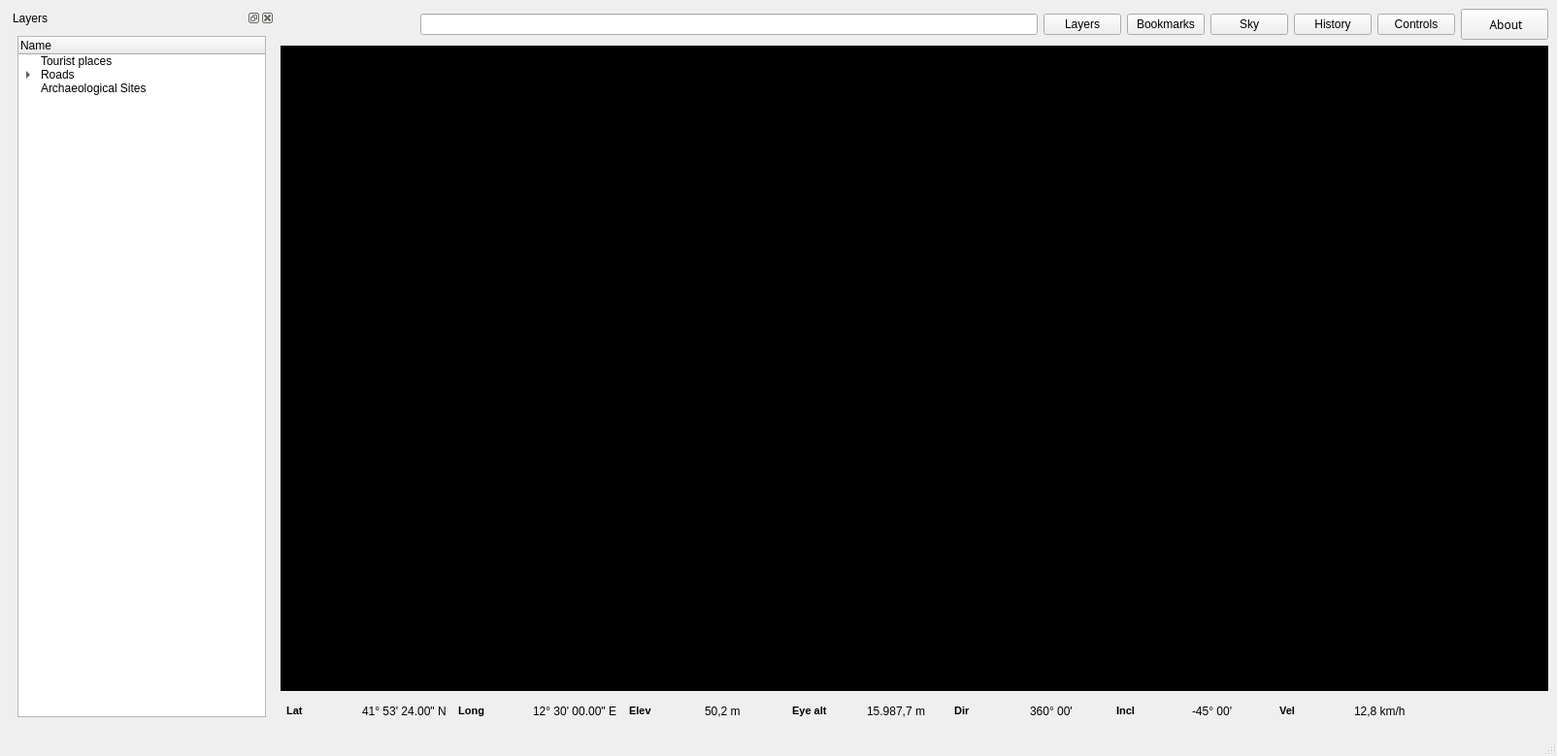
<ui version="4.0" >
 <class>MainWindow</class>
 <widget class="QMainWindow" name="MainWindow" >
  <property name="geometry" >
   <rect>
    <x>0</x>
    <y>0</y>
    <width>1604</width>
    <height>779</height>
   </rect>
  </property>
  <property name="minimumSize" >
   <size>
    <width>1024</width>
    <height>768</height>
   </size>
  </property>
  <property name="maximumSize" >
   <size>
    <width>16777215</width>
    <height>16777215</height>
   </size>
  </property>
  <property name="focusPolicy" >
   <enum>Qt::NoFocus</enum>
  </property>
  <property name="windowTitle" >
   <string>MainWindow</string>
  </property>
  <property name="windowIcon" >
   <iconset>graphics/4mori.png</iconset>
  </property>
  <property name="dockOptions" >
   <set>QMainWindow::AllowTabbedDocks|QMainWindow::AnimatedDocks</set>
  </property>
  <widget class="QWidget" name="centralwidget" >
   <layout class="QHBoxLayout" >
    <item>
     <widget class="QDockWidget" name="layersdockWidget" >
      <property name="sizePolicy" >
       <sizepolicy vsizetype="Preferred" hsizetype="Fixed" >
        <horstretch>0</horstretch>
        <verstretch>0</verstretch>
       </sizepolicy>
      </property>
      <property name="minimumSize" >
       <size>
        <width>220</width>
        <height>360</height>
       </size>
      </property>
      <property name="maximumSize" >
       <size>
        <width>16777215</width>
        <height>16777215</height>
       </size>
      </property>
      <property name="allowedAreas" >
       <set>Qt::AllDockWidgetAreas</set>
      </property>
      <property name="windowTitle" >
       <string>Layers</string>
      </property>
      <widget class="QWidget" name="layersDockWidgetContents" >
       <layout class="QVBoxLayout" >
        <item>
         <widget class="QTreeWidget" name="layersTreeWidget" >
          <property name="sizePolicy" >
           <sizepolicy vsizetype="Preferred" hsizetype="Preferred" >
            <horstretch>0</horstretch>
            <verstretch>0</verstretch>
           </sizepolicy>
          </property>
          <property name="verticalScrollBarPolicy" >
           <enum>Qt::ScrollBarAlwaysOff</enum>
          </property>
          <property name="horizontalScrollBarPolicy" >
           <enum>Qt::ScrollBarAlwaysOff</enum>
          </property>
          <column>
           <property name="text" >
            <string>Name</string>
           </property>
          </column>
          <item>
           <property name="text" >
            <string>Tourist places</string>
           </property>
          </item>
          <item>
           <property name="text" >
            <string>Roads</string>
           </property>
           <item>
            <property name="text" >
             <string>Highways</string>
            </property>
           </item>
          </item>
          <item>
           <property name="text" >
            <string>Archaeological Sites</string>
           </property>
          </item>
         </widget>
        </item>
       </layout>
      </widget>
     </widget>
    </item>
    <item>
     <layout class="QVBoxLayout" >
      <item>
       <layout class="QHBoxLayout" >
        <item>
         <widget class="QPushButton" name="screenshotButton" >
          <property name="sizePolicy" >
           <sizepolicy vsizetype="Fixed" hsizetype="Fixed" >
            <horstretch>0</horstretch>
            <verstretch>0</verstretch>
           </sizepolicy>
          </property>
          <property name="minimumSize" >
           <size>
            <width>30</width>
            <height>30</height>
           </size>
          </property>
          <property name="maximumSize" >
           <size>
            <width>30</width>
            <height>30</height>
           </size>
          </property>
          <property name="focusPolicy" >
           <enum>Qt::NoFocus</enum>
          </property>
          <property name="toolTip" >
           <string>Take Screenshot</string>
          </property>
          <property name="text" >
           <string/>
          </property>
          <property name="icon" >
           <iconset resource="graphics/resources.qrc" >:/buttons/camera.png</iconset>
          </property>
          <property name="iconSize" >
           <size>
            <width>30</width>
            <height>30</height>
           </size>
          </property>
          <property name="shortcut" >
           <string>Shift+Left</string>
          </property>
          <property name="flat" >
           <bool>true</bool>
          </property>
         </widget>
        </item>
        <item>
         <widget class="QPushButton" name="printButton" >
          <property name="sizePolicy" >
           <sizepolicy vsizetype="Fixed" hsizetype="Fixed" >
            <horstretch>0</horstretch>
            <verstretch>0</verstretch>
           </sizepolicy>
          </property>
          <property name="minimumSize" >
           <size>
            <width>30</width>
            <height>30</height>
           </size>
          </property>
          <property name="maximumSize" >
           <size>
            <width>30</width>
            <height>30</height>
           </size>
          </property>
          <property name="focusPolicy" >
           <enum>Qt::NoFocus</enum>
          </property>
          <property name="toolTip" >
           <string>Print Current Screen</string>
          </property>
          <property name="text" >
           <string/>
          </property>
          <property name="icon" >
           <iconset resource="graphics/resources.qrc" >:/buttons/printer1.png</iconset>
          </property>
          <property name="iconSize" >
           <size>
            <width>30</width>
            <height>30</height>
           </size>
          </property>
          <property name="shortcut" >
           <string>Shift+Left</string>
          </property>
          <property name="flat" >
           <bool>true</bool>
          </property>
         </widget>
        </item>
        <item>
         <widget class="QPushButton" name="prevButton" >
          <property name="sizePolicy" >
           <sizepolicy vsizetype="Fixed" hsizetype="Fixed" >
            <horstretch>0</horstretch>
            <verstretch>0</verstretch>
           </sizepolicy>
          </property>
          <property name="minimumSize" >
           <size>
            <width>30</width>
            <height>30</height>
           </size>
          </property>
          <property name="maximumSize" >
           <size>
            <width>30</width>
            <height>30</height>
           </size>
          </property>
          <property name="focusPolicy" >
           <enum>Qt::NoFocus</enum>
          </property>
          <property name="toolTip" >
           <string>Undo Place</string>
          </property>
          <property name="layoutDirection" >
           <enum>Qt::LeftToRight</enum>
          </property>
          <property name="text" >
           <string/>
          </property>
          <property name="icon" >
           <iconset resource="graphics/resources.qrc" >:/buttons/forward.png</iconset>
          </property>
          <property name="iconSize" >
           <size>
            <width>30</width>
            <height>30</height>
           </size>
          </property>
          <property name="shortcut" >
           <string>Shift+Right</string>
          </property>
          <property name="flat" >
           <bool>true</bool>
          </property>
         </widget>
        </item>
        <item>
         <widget class="QPushButton" name="homeButton" >
          <property name="sizePolicy" >
           <sizepolicy vsizetype="Fixed" hsizetype="Fixed" >
            <horstretch>0</horstretch>
            <verstretch>0</verstretch>
           </sizepolicy>
          </property>
          <property name="minimumSize" >
           <size>
            <width>30</width>
            <height>30</height>
           </size>
          </property>
          <property name="maximumSize" >
           <size>
            <width>30</width>
            <height>30</height>
           </size>
          </property>
          <property name="focusPolicy" >
           <enum>Qt::NoFocus</enum>
          </property>
          <property name="toolTip" >
           <string>Reset All</string>
          </property>
          <property name="text" >
           <string/>
          </property>
          <property name="icon" >
           <iconset resource="graphics/resources.qrc" >:/buttons/gohome.png</iconset>
          </property>
          <property name="iconSize" >
           <size>
            <width>30</width>
            <height>30</height>
           </size>
          </property>
          <property name="shortcut" >
           <string>Space</string>
          </property>
          <property name="flat" >
           <bool>true</bool>
          </property>
         </widget>
        </item>
        <item>
         <widget class="QLineEdit" name="lineEdit" >
          <property name="sizePolicy" >
           <sizepolicy vsizetype="Fixed" hsizetype="MinimumExpanding" >
            <horstretch>0</horstretch>
            <verstretch>0</verstretch>
           </sizepolicy>
          </property>
          <property name="minimumSize" >
           <size>
            <width>50</width>
            <height>0</height>
           </size>
          </property>
          <property name="maximumSize" >
           <size>
            <width>1200</width>
            <height>16777215</height>
           </size>
          </property>
          <property name="focusPolicy" >
           <enum>Qt::ClickFocus</enum>
          </property>
          <property name="toolTip" >
           <string>Search Location</string>
          </property>
         </widget>
        </item>
        <item>
         <widget class="QPushButton" name="layersButton" >
          <property name="sizePolicy" >
           <sizepolicy vsizetype="Fixed" hsizetype="Fixed" >
            <horstretch>0</horstretch>
            <verstretch>0</verstretch>
           </sizepolicy>
          </property>
          <property name="text" >
           <string>Layers</string>
          </property>
          <property name="icon" >
           <iconset resource="graphics/resources.qrc" >:/icons/folder_green.png</iconset>
          </property>
          <property name="checkable" >
           <bool>true</bool>
          </property>
         </widget>
        </item>
        <item>
         <widget class="QPushButton" name="bookmarksButton" >
          <property name="sizePolicy" >
           <sizepolicy vsizetype="Fixed" hsizetype="Fixed" >
            <horstretch>0</horstretch>
            <verstretch>0</verstretch>
           </sizepolicy>
          </property>
          <property name="text" >
           <string>Bookmarks</string>
          </property>
          <property name="icon" >
           <iconset resource="graphics/resources.qrc" >:/icons/colorpicker.png</iconset>
          </property>
          <property name="checkable" >
           <bool>true</bool>
          </property>
         </widget>
        </item>
        <item>
         <widget class="QPushButton" name="skyButton" >
          <property name="sizePolicy" >
           <sizepolicy vsizetype="Fixed" hsizetype="Fixed" >
            <horstretch>0</horstretch>
            <verstretch>0</verstretch>
           </sizepolicy>
          </property>
          <property name="text" >
           <string>Sky</string>
          </property>
          <property name="icon" >
           <iconset resource="graphics/resources.qrc" >:/icons/sky.png</iconset>
          </property>
          <property name="checkable" >
           <bool>true</bool>
          </property>
         </widget>
        </item>
        <item>
         <widget class="QPushButton" name="historyButton" >
          <property name="sizePolicy" >
           <sizepolicy vsizetype="Fixed" hsizetype="Fixed" >
            <horstretch>0</horstretch>
            <verstretch>0</verstretch>
           </sizepolicy>
          </property>
          <property name="text" >
           <string>History</string>
          </property>
          <property name="icon" >
           <iconset resource="graphics/resources.qrc" >:/icons/history.png</iconset>
          </property>
          <property name="checkable" >
           <bool>true</bool>
          </property>
         </widget>
        </item>
        <item>
         <widget class="QPushButton" name="controlsButton" >
          <property name="sizePolicy" >
           <sizepolicy vsizetype="Fixed" hsizetype="Fixed" >
            <horstretch>0</horstretch>
            <verstretch>0</verstretch>
           </sizepolicy>
          </property>
          <property name="text" >
           <string>Controls</string>
          </property>
          <property name="icon" >
           <iconset resource="graphics/resources.qrc" >:/icons/configure.png</iconset>
          </property>
          <property name="checkable" >
           <bool>true</bool>
          </property>
         </widget>
        </item>
        <item>
         <widget class="QPushButton" name="aboutButton" >
          <property name="sizePolicy" >
           <sizepolicy vsizetype="Fixed" hsizetype="Fixed" >
            <horstretch>0</horstretch>
            <verstretch>0</verstretch>
           </sizepolicy>
          </property>
          <property name="minimumSize" >
           <size>
            <width>90</width>
            <height>32</height>
           </size>
          </property>
          <property name="maximumSize" >
           <size>
            <width>90</width>
            <height>32</height>
           </size>
          </property>
          <property name="font" >
           <font>
            <family>Sans Serif</family>
            <pointsize>9</pointsize>
            <weight>50</weight>
            <bold>false</bold>
           </font>
          </property>
          <property name="text" >
           <string> About</string>
          </property>
          <property name="icon" >
           <iconset resource="graphics/resources.qrc" >:/icons/view_detailed.png</iconset>
          </property>
          <property name="iconSize" >
           <size>
            <width>96</width>
            <height>24</height>
           </size>
          </property>
          <property name="checkable" >
           <bool>false</bool>
          </property>
         </widget>
        </item>
       </layout>
      </item>
      <item>
       <widget class="QFrame" name="renderingFrame" >
        <property name="sizePolicy" >
         <sizepolicy vsizetype="MinimumExpanding" hsizetype="MinimumExpanding" >
          <horstretch>0</horstretch>
          <verstretch>0</verstretch>
         </sizepolicy>
        </property>
        <property name="minimumSize" >
         <size>
          <width>640</width>
          <height>480</height>
         </size>
        </property>
        <property name="palette" >
         <palette>
          <active>
           <colorrole role="WindowText" >
            <brush brushstyle="SolidPattern" >
             <color alpha="255" >
              <red>255</red>
              <green>255</green>
              <blue>255</blue>
             </color>
            </brush>
           </colorrole>
           <colorrole role="Button" >
            <brush brushstyle="SolidPattern" >
             <color alpha="255" >
              <red>0</red>
              <green>0</green>
              <blue>0</blue>
             </color>
            </brush>
           </colorrole>
           <colorrole role="Light" >
            <brush brushstyle="SolidPattern" >
             <color alpha="255" >
              <red>0</red>
              <green>0</green>
              <blue>0</blue>
             </color>
            </brush>
           </colorrole>
           <colorrole role="Midlight" >
            <brush brushstyle="SolidPattern" >
             <color alpha="255" >
              <red>0</red>
              <green>0</green>
              <blue>0</blue>
             </color>
            </brush>
           </colorrole>
           <colorrole role="Dark" >
            <brush brushstyle="SolidPattern" >
             <color alpha="255" >
              <red>0</red>
              <green>0</green>
              <blue>0</blue>
             </color>
            </brush>
           </colorrole>
           <colorrole role="Mid" >
            <brush brushstyle="SolidPattern" >
             <color alpha="255" >
              <red>0</red>
              <green>0</green>
              <blue>0</blue>
             </color>
            </brush>
           </colorrole>
           <colorrole role="Text" >
            <brush brushstyle="SolidPattern" >
             <color alpha="255" >
              <red>255</red>
              <green>255</green>
              <blue>255</blue>
             </color>
            </brush>
           </colorrole>
           <colorrole role="BrightText" >
            <brush brushstyle="SolidPattern" >
             <color alpha="255" >
              <red>255</red>
              <green>255</green>
              <blue>255</blue>
             </color>
            </brush>
           </colorrole>
           <colorrole role="ButtonText" >
            <brush brushstyle="SolidPattern" >
             <color alpha="255" >
              <red>255</red>
              <green>255</green>
              <blue>255</blue>
             </color>
            </brush>
           </colorrole>
           <colorrole role="Base" >
            <brush brushstyle="SolidPattern" >
             <color alpha="255" >
              <red>0</red>
              <green>0</green>
              <blue>0</blue>
             </color>
            </brush>
           </colorrole>
           <colorrole role="Window" >
            <brush brushstyle="SolidPattern" >
             <color alpha="255" >
              <red>0</red>
              <green>0</green>
              <blue>0</blue>
             </color>
            </brush>
           </colorrole>
           <colorrole role="Shadow" >
            <brush brushstyle="SolidPattern" >
             <color alpha="255" >
              <red>0</red>
              <green>0</green>
              <blue>0</blue>
             </color>
            </brush>
           </colorrole>
           <colorrole role="Highlight" >
            <brush brushstyle="SolidPattern" >
             <color alpha="255" >
              <red>10</red>
              <green>36</green>
              <blue>106</blue>
             </color>
            </brush>
           </colorrole>
           <colorrole role="HighlightedText" >
            <brush brushstyle="SolidPattern" >
             <color alpha="255" >
              <red>255</red>
              <green>255</green>
              <blue>255</blue>
             </color>
            </brush>
           </colorrole>
           <colorrole role="Link" >
            <brush brushstyle="SolidPattern" >
             <color alpha="255" >
              <red>0</red>
              <green>0</green>
              <blue>255</blue>
             </color>
            </brush>
           </colorrole>
           <colorrole role="LinkVisited" >
            <brush brushstyle="SolidPattern" >
             <color alpha="255" >
              <red>255</red>
              <green>0</green>
              <blue>255</blue>
             </color>
            </brush>
           </colorrole>
           <colorrole role="AlternateBase" >
            <brush brushstyle="SolidPattern" >
             <color alpha="255" >
              <red>0</red>
              <green>0</green>
              <blue>0</blue>
             </color>
            </brush>
           </colorrole>
          </active>
          <inactive>
           <colorrole role="WindowText" >
            <brush brushstyle="SolidPattern" >
             <color alpha="255" >
              <red>255</red>
              <green>255</green>
              <blue>255</blue>
             </color>
            </brush>
           </colorrole>
           <colorrole role="Button" >
            <brush brushstyle="SolidPattern" >
             <color alpha="255" >
              <red>0</red>
              <green>0</green>
              <blue>0</blue>
             </color>
            </brush>
           </colorrole>
           <colorrole role="Light" >
            <brush brushstyle="SolidPattern" >
             <color alpha="255" >
              <red>0</red>
              <green>0</green>
              <blue>0</blue>
             </color>
            </brush>
           </colorrole>
           <colorrole role="Midlight" >
            <brush brushstyle="SolidPattern" >
             <color alpha="255" >
              <red>0</red>
              <green>0</green>
              <blue>0</blue>
             </color>
            </brush>
           </colorrole>
           <colorrole role="Dark" >
            <brush brushstyle="SolidPattern" >
             <color alpha="255" >
              <red>0</red>
              <green>0</green>
              <blue>0</blue>
             </color>
            </brush>
           </colorrole>
           <colorrole role="Mid" >
            <brush brushstyle="SolidPattern" >
             <color alpha="255" >
              <red>0</red>
              <green>0</green>
              <blue>0</blue>
             </color>
            </brush>
           </colorrole>
           <colorrole role="Text" >
            <brush brushstyle="SolidPattern" >
             <color alpha="255" >
              <red>255</red>
              <green>255</green>
              <blue>255</blue>
             </color>
            </brush>
           </colorrole>
           <colorrole role="BrightText" >
            <brush brushstyle="SolidPattern" >
             <color alpha="255" >
              <red>255</red>
              <green>255</green>
              <blue>255</blue>
             </color>
            </brush>
           </colorrole>
           <colorrole role="ButtonText" >
            <brush brushstyle="SolidPattern" >
             <color alpha="255" >
              <red>255</red>
              <green>255</green>
              <blue>255</blue>
             </color>
            </brush>
           </colorrole>
           <colorrole role="Base" >
            <brush brushstyle="SolidPattern" >
             <color alpha="255" >
              <red>0</red>
              <green>0</green>
              <blue>0</blue>
             </color>
            </brush>
           </colorrole>
           <colorrole role="Window" >
            <brush brushstyle="SolidPattern" >
             <color alpha="255" >
              <red>0</red>
              <green>0</green>
              <blue>0</blue>
             </color>
            </brush>
           </colorrole>
           <colorrole role="Shadow" >
            <brush brushstyle="SolidPattern" >
             <color alpha="255" >
              <red>0</red>
              <green>0</green>
              <blue>0</blue>
             </color>
            </brush>
           </colorrole>
           <colorrole role="Highlight" >
            <brush brushstyle="SolidPattern" >
             <color alpha="255" >
              <red>212</red>
              <green>208</green>
              <blue>200</blue>
             </color>
            </brush>
           </colorrole>
           <colorrole role="HighlightedText" >
            <brush brushstyle="SolidPattern" >
             <color alpha="255" >
              <red>0</red>
              <green>0</green>
              <blue>0</blue>
             </color>
            </brush>
           </colorrole>
           <colorrole role="Link" >
            <brush brushstyle="SolidPattern" >
             <color alpha="255" >
              <red>0</red>
              <green>0</green>
              <blue>255</blue>
             </color>
            </brush>
           </colorrole>
           <colorrole role="LinkVisited" >
            <brush brushstyle="SolidPattern" >
             <color alpha="255" >
              <red>255</red>
              <green>0</green>
              <blue>255</blue>
             </color>
            </brush>
           </colorrole>
           <colorrole role="AlternateBase" >
            <brush brushstyle="SolidPattern" >
             <color alpha="255" >
              <red>0</red>
              <green>0</green>
              <blue>0</blue>
             </color>
            </brush>
           </colorrole>
          </inactive>
          <disabled>
           <colorrole role="WindowText" >
            <brush brushstyle="SolidPattern" >
             <color alpha="255" >
              <red>0</red>
              <green>0</green>
              <blue>0</blue>
             </color>
            </brush>
           </colorrole>
           <colorrole role="Button" >
            <brush brushstyle="SolidPattern" >
             <color alpha="255" >
              <red>0</red>
              <green>0</green>
              <blue>0</blue>
             </color>
            </brush>
           </colorrole>
           <colorrole role="Light" >
            <brush brushstyle="SolidPattern" >
             <color alpha="255" >
              <red>0</red>
              <green>0</green>
              <blue>0</blue>
             </color>
            </brush>
           </colorrole>
           <colorrole role="Midlight" >
            <brush brushstyle="SolidPattern" >
             <color alpha="255" >
              <red>0</red>
              <green>0</green>
              <blue>0</blue>
             </color>
            </brush>
           </colorrole>
           <colorrole role="Dark" >
            <brush brushstyle="SolidPattern" >
             <color alpha="255" >
              <red>0</red>
              <green>0</green>
              <blue>0</blue>
             </color>
            </brush>
           </colorrole>
           <colorrole role="Mid" >
            <brush brushstyle="SolidPattern" >
             <color alpha="255" >
              <red>0</red>
              <green>0</green>
              <blue>0</blue>
             </color>
            </brush>
           </colorrole>
           <colorrole role="Text" >
            <brush brushstyle="SolidPattern" >
             <color alpha="255" >
              <red>0</red>
              <green>0</green>
              <blue>0</blue>
             </color>
            </brush>
           </colorrole>
           <colorrole role="BrightText" >
            <brush brushstyle="SolidPattern" >
             <color alpha="255" >
              <red>255</red>
              <green>255</green>
              <blue>255</blue>
             </color>
            </brush>
           </colorrole>
           <colorrole role="ButtonText" >
            <brush brushstyle="SolidPattern" >
             <color alpha="255" >
              <red>0</red>
              <green>0</green>
              <blue>0</blue>
             </color>
            </brush>
           </colorrole>
           <colorrole role="Base" >
            <brush brushstyle="SolidPattern" >
             <color alpha="255" >
              <red>0</red>
              <green>0</green>
              <blue>0</blue>
             </color>
            </brush>
           </colorrole>
           <colorrole role="Window" >
            <brush brushstyle="SolidPattern" >
             <color alpha="255" >
              <red>0</red>
              <green>0</green>
              <blue>0</blue>
             </color>
            </brush>
           </colorrole>
           <colorrole role="Shadow" >
            <brush brushstyle="SolidPattern" >
             <color alpha="255" >
              <red>0</red>
              <green>0</green>
              <blue>0</blue>
             </color>
            </brush>
           </colorrole>
           <colorrole role="Highlight" >
            <brush brushstyle="SolidPattern" >
             <color alpha="255" >
              <red>10</red>
              <green>36</green>
              <blue>106</blue>
             </color>
            </brush>
           </colorrole>
           <colorrole role="HighlightedText" >
            <brush brushstyle="SolidPattern" >
             <color alpha="255" >
              <red>255</red>
              <green>255</green>
              <blue>255</blue>
             </color>
            </brush>
           </colorrole>
           <colorrole role="Link" >
            <brush brushstyle="SolidPattern" >
             <color alpha="255" >
              <red>0</red>
              <green>0</green>
              <blue>255</blue>
             </color>
            </brush>
           </colorrole>
           <colorrole role="LinkVisited" >
            <brush brushstyle="SolidPattern" >
             <color alpha="255" >
              <red>255</red>
              <green>0</green>
              <blue>255</blue>
             </color>
            </brush>
           </colorrole>
           <colorrole role="AlternateBase" >
            <brush brushstyle="SolidPattern" >
             <color alpha="255" >
              <red>0</red>
              <green>0</green>
              <blue>0</blue>
             </color>
            </brush>
           </colorrole>
          </disabled>
         </palette>
        </property>
        <property name="autoFillBackground" >
         <bool>true</bool>
        </property>
        <property name="frameShape" >
         <enum>QFrame::StyledPanel</enum>
        </property>
        <property name="frameShadow" >
         <enum>QFrame::Raised</enum>
        </property>
       </widget>
      </item>
      <item>
       <layout class="QHBoxLayout" >
        <item>
         <widget class="QLabel" name="latitudeLabel" >
          <property name="sizePolicy" >
           <sizepolicy vsizetype="Fixed" hsizetype="Preferred" >
            <horstretch>0</horstretch>
            <verstretch>0</verstretch>
           </sizepolicy>
          </property>
          <property name="font" >
           <font>
            <family>MS Shell Dlg</family>
            <pointsize>8</pointsize>
            <weight>75</weight>
            <italic>false</italic>
            <bold>true</bold>
            <underline>false</underline>
            <strikeout>false</strikeout>
           </font>
          </property>
          <property name="text" >
           <string>  Lat</string>
          </property>
         </widget>
        </item>
        <item>
         <widget class="QLabel" name="latitudeValue" >
          <property name="sizePolicy" >
           <sizepolicy vsizetype="Fixed" hsizetype="Preferred" >
            <horstretch>0</horstretch>
            <verstretch>0</verstretch>
           </sizepolicy>
          </property>
          <property name="minimumSize" >
           <size>
            <width>0</width>
            <height>0</height>
           </size>
          </property>
          <property name="text" >
           <string>41° 53' 24.00" N</string>
          </property>
         </widget>
        </item>
        <item>
         <widget class="QLabel" name="longitudeLabel" >
          <property name="sizePolicy" >
           <sizepolicy vsizetype="Fixed" hsizetype="Preferred" >
            <horstretch>0</horstretch>
            <verstretch>0</verstretch>
           </sizepolicy>
          </property>
          <property name="font" >
           <font>
            <family>MS Shell Dlg</family>
            <pointsize>8</pointsize>
            <weight>75</weight>
            <italic>false</italic>
            <bold>true</bold>
            <underline>false</underline>
            <strikeout>false</strikeout>
           </font>
          </property>
          <property name="text" >
           <string>  Long</string>
          </property>
         </widget>
        </item>
        <item>
         <widget class="QLabel" name="longitudeValue" >
          <property name="sizePolicy" >
           <sizepolicy vsizetype="Fixed" hsizetype="Preferred" >
            <horstretch>0</horstretch>
            <verstretch>0</verstretch>
           </sizepolicy>
          </property>
          <property name="text" >
           <string>12° 30' 00.00" E</string>
          </property>
         </widget>
        </item>
        <item>
         <widget class="QLabel" name="elevationLabel" >
          <property name="sizePolicy" >
           <sizepolicy vsizetype="Fixed" hsizetype="Preferred" >
            <horstretch>0</horstretch>
            <verstretch>0</verstretch>
           </sizepolicy>
          </property>
          <property name="font" >
           <font>
            <family>MS Shell Dlg</family>
            <pointsize>8</pointsize>
            <weight>75</weight>
            <italic>false</italic>
            <bold>true</bold>
            <underline>false</underline>
            <strikeout>false</strikeout>
           </font>
          </property>
          <property name="text" >
           <string>  Elev</string>
          </property>
         </widget>
        </item>
        <item>
         <widget class="QLabel" name="elevationValue" >
          <property name="sizePolicy" >
           <sizepolicy vsizetype="Fixed" hsizetype="Preferred" >
            <horstretch>0</horstretch>
            <verstretch>0</verstretch>
           </sizepolicy>
          </property>
          <property name="text" >
           <string>50,2 m</string>
          </property>
         </widget>
        </item>
        <item>
         <widget class="QLabel" name="quoteLabel" >
          <property name="sizePolicy" >
           <sizepolicy vsizetype="Fixed" hsizetype="Preferred" >
            <horstretch>0</horstretch>
            <verstretch>0</verstretch>
           </sizepolicy>
          </property>
          <property name="font" >
           <font>
            <family>MS Shell Dlg</family>
            <pointsize>8</pointsize>
            <weight>75</weight>
            <italic>false</italic>
            <bold>true</bold>
            <underline>false</underline>
            <strikeout>false</strikeout>
           </font>
          </property>
          <property name="text" >
           <string>  Eye alt</string>
          </property>
         </widget>
        </item>
        <item>
         <widget class="QLabel" name="quoteValue" >
          <property name="sizePolicy" >
           <sizepolicy vsizetype="Fixed" hsizetype="Preferred" >
            <horstretch>0</horstretch>
            <verstretch>0</verstretch>
           </sizepolicy>
          </property>
          <property name="text" >
           <string>15.987,7 m</string>
          </property>
         </widget>
        </item>
        <item>
         <widget class="QLabel" name="directionLabel" >
          <property name="sizePolicy" >
           <sizepolicy vsizetype="Fixed" hsizetype="Preferred" >
            <horstretch>0</horstretch>
            <verstretch>0</verstretch>
           </sizepolicy>
          </property>
          <property name="font" >
           <font>
            <family>MS Shell Dlg</family>
            <pointsize>8</pointsize>
            <weight>75</weight>
            <italic>false</italic>
            <bold>true</bold>
            <underline>false</underline>
            <strikeout>false</strikeout>
           </font>
          </property>
          <property name="text" >
           <string>  Dir</string>
          </property>
         </widget>
        </item>
        <item>
         <widget class="QLabel" name="directionValue" >
          <property name="sizePolicy" >
           <sizepolicy vsizetype="Fixed" hsizetype="Preferred" >
            <horstretch>0</horstretch>
            <verstretch>0</verstretch>
           </sizepolicy>
          </property>
          <property name="text" >
           <string>360° 00'</string>
          </property>
         </widget>
        </item>
        <item>
         <widget class="QLabel" name="inclinationLabel" >
          <property name="sizePolicy" >
           <sizepolicy vsizetype="Fixed" hsizetype="Preferred" >
            <horstretch>0</horstretch>
            <verstretch>0</verstretch>
           </sizepolicy>
          </property>
          <property name="font" >
           <font>
            <family>MS Shell Dlg</family>
            <pointsize>8</pointsize>
            <weight>75</weight>
            <italic>false</italic>
            <bold>true</bold>
            <underline>false</underline>
            <strikeout>false</strikeout>
           </font>
          </property>
          <property name="text" >
           <string>  Incl</string>
          </property>
         </widget>
        </item>
        <item>
         <widget class="QLabel" name="inclinationValue" >
          <property name="sizePolicy" >
           <sizepolicy vsizetype="Fixed" hsizetype="Preferred" >
            <horstretch>0</horstretch>
            <verstretch>0</verstretch>
           </sizepolicy>
          </property>
          <property name="text" >
           <string>-45° 00'</string>
          </property>
         </widget>
        </item>
        <item>
         <widget class="QLabel" name="speedLabel" >
          <property name="sizePolicy" >
           <sizepolicy vsizetype="Fixed" hsizetype="Preferred" >
            <horstretch>0</horstretch>
            <verstretch>0</verstretch>
           </sizepolicy>
          </property>
          <property name="font" >
           <font>
            <family>MS Shell Dlg</family>
            <pointsize>8</pointsize>
            <weight>75</weight>
            <italic>false</italic>
            <bold>true</bold>
            <underline>false</underline>
            <strikeout>false</strikeout>
           </font>
          </property>
          <property name="text" >
           <string>  Vel</string>
          </property>
         </widget>
        </item>
        <item>
         <widget class="QLabel" name="speedValue" >
          <property name="sizePolicy" >
           <sizepolicy vsizetype="Fixed" hsizetype="Preferred" >
            <horstretch>0</horstretch>
            <verstretch>0</verstretch>
           </sizepolicy>
          </property>
          <property name="text" >
           <string>12,8 km/h</string>
          </property>
         </widget>
        </item>
        <item>
         <widget class="QPushButton" name="resetNorthButton" >
          <property name="sizePolicy" >
           <sizepolicy vsizetype="Fixed" hsizetype="Fixed" >
            <horstretch>0</horstretch>
            <verstretch>0</verstretch>
           </sizepolicy>
          </property>
          <property name="minimumSize" >
           <size>
            <width>30</width>
            <height>30</height>
           </size>
          </property>
          <property name="maximumSize" >
           <size>
            <width>30</width>
            <height>30</height>
           </size>
          </property>
          <property name="focusPolicy" >
           <enum>Qt::NoFocus</enum>
          </property>
          <property name="toolTip" >
           <string>Reset to North</string>
          </property>
          <property name="layoutDirection" >
           <enum>Qt::LeftToRight</enum>
          </property>
          <property name="autoFillBackground" >
           <bool>false</bool>
          </property>
          <property name="text" >
           <string/>
          </property>
          <property name="icon" >
           <iconset resource="graphics/resources.qrc" >:/buttons/resetnorth.png</iconset>
          </property>
          <property name="iconSize" >
           <size>
            <width>20</width>
            <height>20</height>
           </size>
          </property>
          <property name="shortcut" >
           <string>U</string>
          </property>
          <property name="flat" >
           <bool>true</bool>
          </property>
         </widget>
        </item>
        <item>
         <widget class="QPushButton" name="resetButton" >
          <property name="sizePolicy" >
           <sizepolicy vsizetype="Fixed" hsizetype="Fixed" >
            <horstretch>0</horstretch>
            <verstretch>0</verstretch>
           </sizepolicy>
          </property>
          <property name="minimumSize" >
           <size>
            <width>30</width>
            <height>30</height>
           </size>
          </property>
          <property name="maximumSize" >
           <size>
            <width>30</width>
            <height>30</height>
           </size>
          </property>
          <property name="focusPolicy" >
           <enum>Qt::NoFocus</enum>
          </property>
          <property name="toolTip" >
           <string>Reset All</string>
          </property>
          <property name="text" >
           <string/>
          </property>
          <property name="icon" >
           <iconset resource="graphics/resources.qrc" >:/buttons/stop.png</iconset>
          </property>
          <property name="iconSize" >
           <size>
            <width>30</width>
            <height>30</height>
           </size>
          </property>
          <property name="shortcut" >
           <string>Space</string>
          </property>
          <property name="flat" >
           <bool>true</bool>
          </property>
         </widget>
        </item>
        <item>
         <widget class="QPushButton" name="resetTiltButton" >
          <property name="sizePolicy" >
           <sizepolicy vsizetype="Fixed" hsizetype="Fixed" >
            <horstretch>0</horstretch>
            <verstretch>0</verstretch>
           </sizepolicy>
          </property>
          <property name="minimumSize" >
           <size>
            <width>30</width>
            <height>30</height>
           </size>
          </property>
          <property name="maximumSize" >
           <size>
            <width>30</width>
            <height>30</height>
           </size>
          </property>
          <property name="focusPolicy" >
           <enum>Qt::NoFocus</enum>
          </property>
          <property name="toolTip" >
           <string>Reset Tilt</string>
          </property>
          <property name="text" >
           <string/>
          </property>
          <property name="icon" >
           <iconset resource="graphics/resources.qrc" >:/buttons/resettilt.png</iconset>
          </property>
          <property name="iconSize" >
           <size>
            <width>20</width>
            <height>20</height>
           </size>
          </property>
          <property name="shortcut" >
           <string>N</string>
          </property>
          <property name="flat" >
           <bool>true</bool>
          </property>
         </widget>
        </item>
        <item>
         <widget class="QLabel" name="dumper" >
          <property name="sizePolicy" >
           <sizepolicy vsizetype="Fixed" hsizetype="Fixed" >
            <horstretch>0</horstretch>
            <verstretch>0</verstretch>
           </sizepolicy>
          </property>
          <property name="minimumSize" >
           <size>
            <width>8</width>
            <height>0</height>
           </size>
          </property>
          <property name="maximumSize" >
           <size>
            <width>8</width>
            <height>16777215</height>
           </size>
          </property>
          <property name="text" >
           <string/>
          </property>
         </widget>
        </item>
       </layout>
      </item>
     </layout>
    </item>
   </layout>
  </widget>
  <widget class="QMenuBar" name="menubar" >
   <property name="geometry" >
    <rect>
     <x>0</x>
     <y>0</y>
     <width>1604</width>
     <height>30</height>
    </rect>
   </property>
  </widget>
  <widget class="QStatusBar" name="statusbar" />
 </widget>
 <resources>
  <include location="graphics/resources.qrc" />
 </resources>
 <connections/>
</ui>
